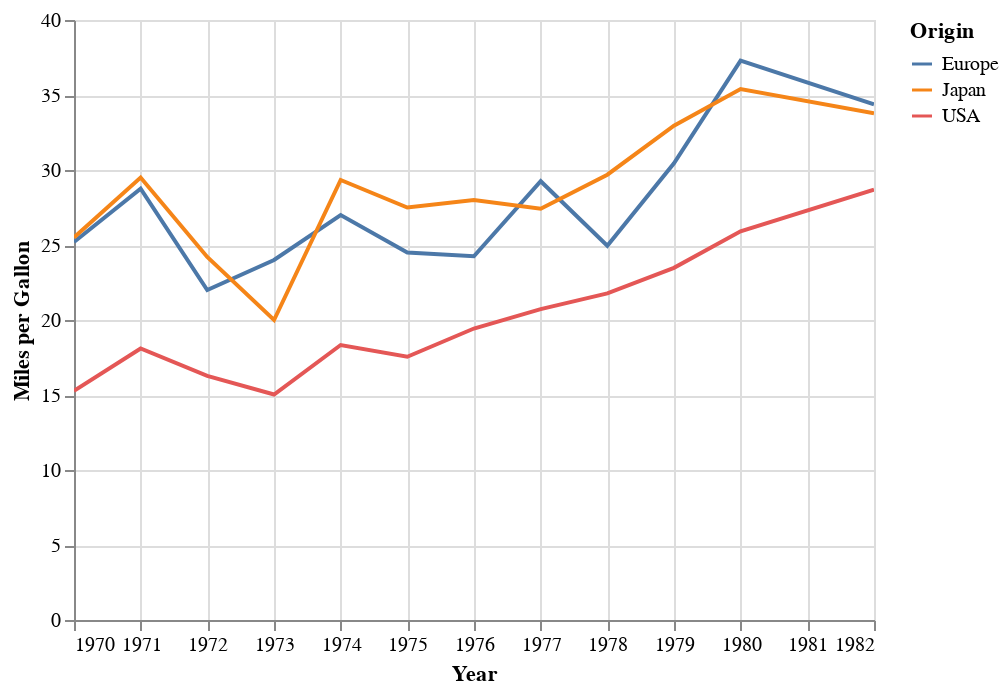

The notebook cell this image was saved under:
### Code cell
# We can draw the mean for each group.
lines = alt.Chart(cars).mark_line().encode(
    x=alt.X('Year:T', title="Year"),
    y=alt.Y('mean(Miles_per_Gallon):Q', title='Miles per Gallon'),
    color='Origin:N'
).interactive()

lines

### Figure 1 — Vega-Lite specification as saved in the notebook (floating-point values rounded to 4 significant figures; data arrays with more than 128 entries replaced by an {"elided": "..."} marker saying what was removed)
{"config": {"view": {"continuousWidth": 400, "continuousHeight": 300}}, "data": {"name": "data-f02450ab61490a1363517a0190416235"}, "mark": "line", "encoding": {"color": {"type": "nominal", "field": "Origin"}, "x": {"type": "temporal", "field": "Year", "title": "Year"}, "y": {"type": "quantitative", "aggregate": "mean", "field": "Miles_per_Gallon", "title": "Miles per Gallon"}}, "selection": {"selector001": {"type": "interval", "bind": "scales", "encodings": ["x", "y"]}}, "$schema": "https://vega.github.io/schema/vega-lite/v4.8.1.json", "datasets": {"data-f02450ab61490a1363517a0190416235": {"elided": "406 records"}}}
